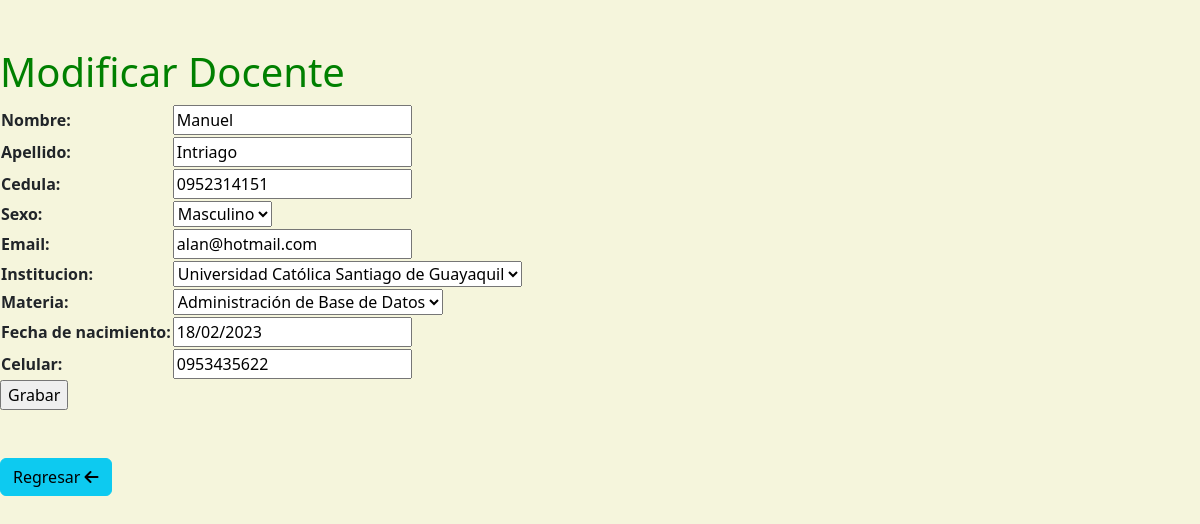
Page /modificar_docente/5 on the committed database.
### docentes/models.py (models this page shows, shortened)
class Docente(models.Model):
    SEXO = [
        ("M", "Masculino"),
        ("F", "Femenino"),
    ]
    nombre = models.CharField(max_length=20)
    apellido = models.CharField(max_length=20)
    cedula = models.CharField(max_length=10)
    sexo = models.CharField(max_length=1, choices=SEXO, null=True)
    email = models.CharField(max_length=50)
    institucion = models.ForeignKey(Institucion, on_delete=models.SET_NULL, null=True)
    materia = models.ForeignKey(Materia, on_delete=models.SET_NULL, null=True)
    fecha_de_nacimiento = models.CharField(max_length=50)
    celular = models.CharField(max_length=10)
    activo = models.BooleanField(default=True)

class Institucion(models.Model):
    nombre = models.CharField(max_length=100, null=True)
    direccion = models.CharField(max_length=100, null=True)
    numero = models.CharField(max_length=10, null=True)
    def __str__(self):
        return f'{self.nombre}'

class Materia(models.Model):
    nombre = models.CharField(max_length=100)
    horas = models.IntegerField(null=True)
    institucion = models.ForeignKey(Institucion, on_delete=models.SET_NULL, null=True)
    alumno = models.ForeignKey(Alumno, on_delete=models.SET_NULL, null=True)
    def __str__(self):
        return f'{self.nombre}'

### docentes/views.py (the view)
# urls.py: path('modificar_docente/<int:id>', modificar_docente),
def modificar_docente(request, id):
    pagina = loader.get_template('docentes/modificar.html')
    docente = get_object_or_404(Docente, pk=id)
    if request.method == 'GET':
        formulario = DocenteFormulario(instance=docente)
    elif request.method == 'POST':
        formulario = DocenteFormulario(request.POST, instance=docente )
        if formulario.is_valid():
            formulario.save()
            return redirect('inicio')
    datos = {'formulario': formulario}
    return HttpResponse(pagina.render(datos, request))

### docentes/templates/docentes/modificar.html (shortened to what this page needs)
<!DOCTYPE html>
<html lang="en">
<head>
    {% load static %}
    <link href="{% static 'fontawesomefree/css/fontawesome.css' %}" rel="stylesheet" type="text/css">
    <link href="{% static 'fontawesomefree/css/brands.css' %}" rel="stylesheet" type="text/css">
    <link href="{% static 'fontawesomefree/css/solid.css' %}" rel="stylesheet" type="text/css">
    <link href="https://cdn.jsdelivr.net/npm/bootstrap@5.3.2/dist/css/bootstrap.min.css" rel="stylesheet">
</head>
<body>
    <br>
    <br>
<h1>Modificar Docente</h1>
    <form method="POST">
        <table>{{formulario}}</table>
        <input type="submit" value="Grabar">
    </form>
    <br>
    <br>
<a href="{%url 'inicio'%}" class="btn btn-info">Regresar <i class="fa-solid fa-arrow-left"></i></a><br>
</body>
</html>

### docentes/templates/docentes/modificar.html (style rules this page uses)
body { background-color:beige; }
h1 { color:green; }

### rows in the picture
Docente: nombre "Manuel", apellido "Intriago", cedula "0952314151", sexo "Masculino", email "alan@hotmail.com", institucion "Universidad Católica Santiago de Guayaquil", materia "Administración de Base de Datos", fecha_de_nacimiento "18/02/2023", celular "0953435622"
